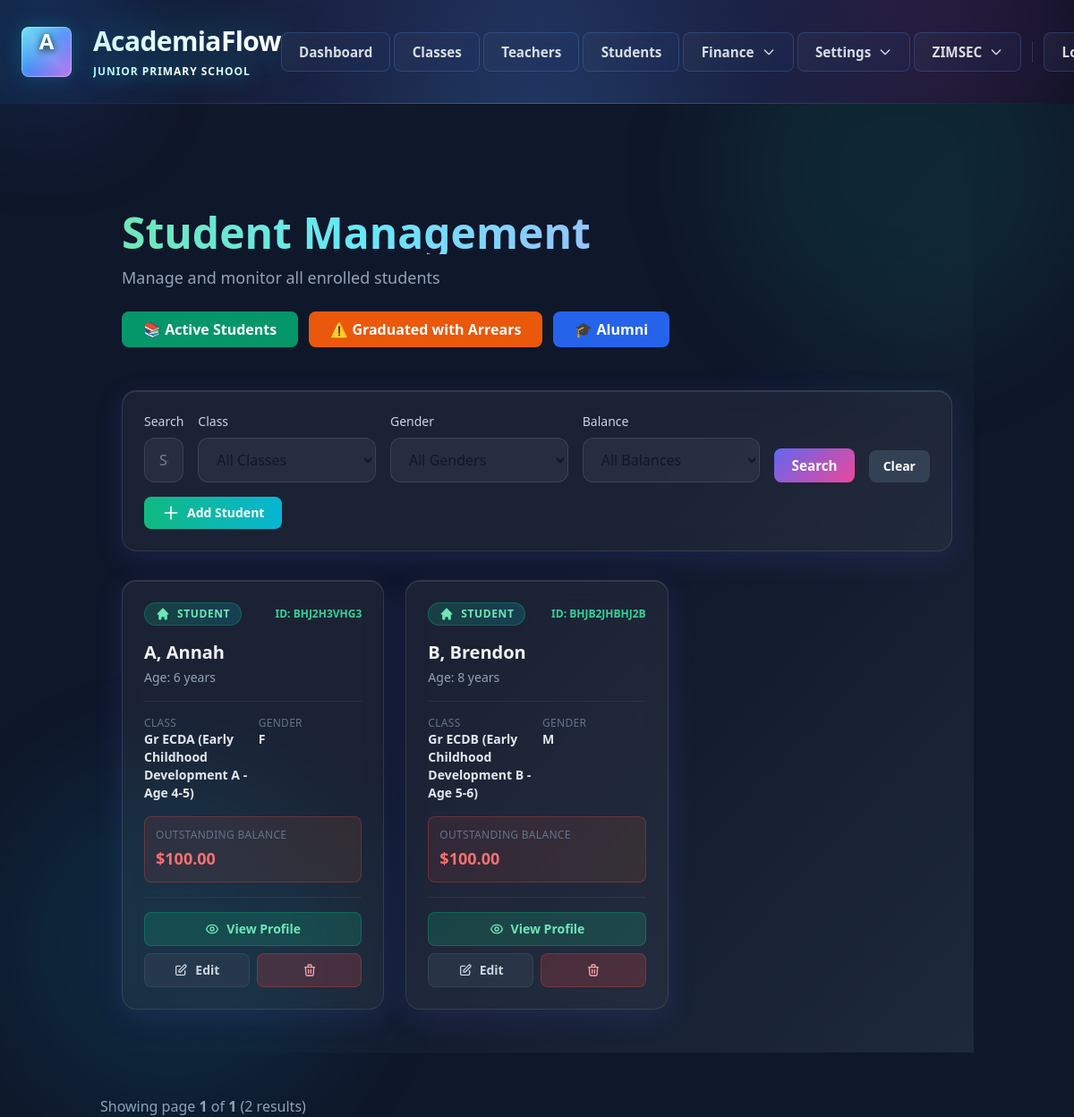
/students/ (signed in), run on an earlier commit of the app's database.
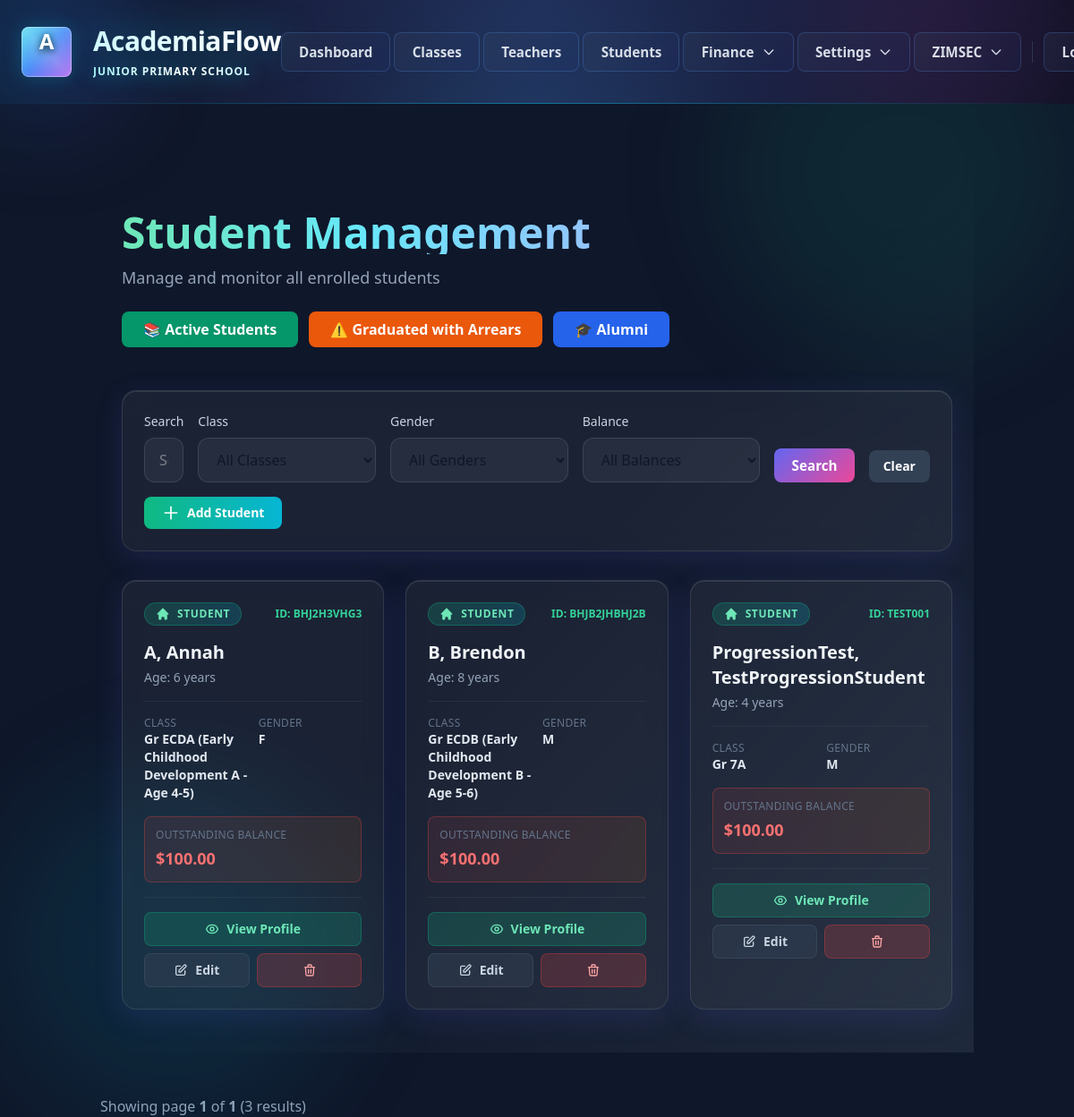
And on a later commit of the database.
### core/models/student.py (models this page shows, shortened)
class Student(models.Model):
    GENDER_CHOICES = [
        ('M', 'Male'),
        ('F', 'Female'),
    ]
    STATUS_CHOICES = [
        ('ENROLLED', 'Enrolled'),
        ('ACTIVE', 'Active'),
        ('ALUMNI', 'Alumni'),
        ('GRADUATED', 'Graduated'),
        ('EXPELLED', 'Expelled'),
    ]
    surname = models.CharField(max_length=100)
    first_name = models.CharField(max_length=100)
    sex = models.CharField(max_length=1, choices=GENDER_CHOICES)
    date_of_birth = models.DateField()
    birth_entry_number = models.CharField(
        max_length=20,
        unique=True,
        validators=[
            RegexValidator(
                regex=r'^[A-Z0-9-]+$',
                message='Birth entry number must contain only uppercase letters, numbers, and hyphens'
            )
        ]
    )
    current_class = models.ForeignKey(
        Class,
        on_delete=models.SET_NULL,
        null=True,
        related_name='students'
    )
    date_enrolled = models.DateField(default=timezone.now)
    is_active = models.BooleanField(default=True)
    is_archived = models.BooleanField(default=False, help_text="Graduated with all arrears paid - can be deleted")
    status = models.CharField(max_length=10, choices=STATUS_CHOICES, default='ENROLLED')
    alumni_date = models.DateTimeField(null=True, blank=True, help_text="When student became alumni (immediately upon full fee payment in Grade 7)")
    is_deleted = models.BooleanField(default=False, help_text="Soft delete flag - financial records preserved for audit")
    deleted_at = models.DateTimeField(null=True, blank=True, help_text="Timestamp when student was deleted")
    deleted_reason = models.CharField(max_length=255, blank=True, help_text="Reason for deletion")
    current_term_fee = models.DecimalField(
        max_digits=10,
        decimal_places=2,
        default=0.00
    )
    previous_term_fee = models.DecimalField(
        max_digits=10,
        decimal_places=2,
        default=0.00
    )
    objects = ActiveStudentManager()  # Default - excludes deleted
    all_students = AllStudentsManager()  # Includes deleted - for audit
    _overall_balance_cache = None
    class Meta:
        ordering = ['surname', 'first_name']
        indexes = [
            models.Index(fields=['surname', 'first_name']),
            models.Index(fields=['birth_entry_number']),
        ]
    @property
    def full_name(self):
        return f"{self.surname}, {self.first_name}"
    @property
    def age(self):
        today = timezone.now().date()
        return (today - self.date_of_birth).days // 365
    @property
    def overall_balance(self):
        if self._overall_balance_cache is not None:
            return self._overall_balance_cache
        from .fee import StudentBalance, TermFee
        from .academic import AcademicTerm
        result = 0.0
        current_term = AcademicTerm.get_current_term()
        if current_term:
            if hasattr(self, '_prefetched_objects_cache') and 'balances' in self._prefetched_objects_cache:
                current_balance = next(
                    (b for b in self.balances.all() if b.term_id == current_term.id),
                    None
                )
            else:
                current_balance = StudentBalance.objects.filter(
                    student=self,
                    term=current_term
                ).first()
            if current_balance:
                result = float(current_balance.current_balance)
                self._overall_balance_cache = result
                return result

### core/models/class_model.py (models this page shows, shortened)
class Class(models.Model):
    GRADE_CHOICES = [
        ('ECDA', 'ECDA (Early Childhood Development A - Age 4-5)'),
        ('ECDB', 'ECDB (Early Childhood Development B - Age 5-6)'),
        ('1', 'Grade 1'),
        ('2', 'Grade 2'),
        ('3', 'Grade 3'),
        ('4', 'Grade 4'),
        ('5', 'Grade 5'),
        ('6', 'Grade 6'),
        ('7', 'Grade 7'),
    ]
    SECTION_CHOICES = [('A', 'A'), ('B', 'B'), ('C', 'C'), ('D', 'D')]
    grade = models.CharField(max_length=4, choices=GRADE_CHOICES)
    section = models.CharField(max_length=1, choices=SECTION_CHOICES)
    academic_year = models.IntegerField(
        validators=[MinValueValidator(2020)],
        help_text="Academic year (e.g., 2025)"
    )
    teacher = models.ForeignKey(
        'Administrator',
        on_delete=models.SET_NULL,
        null=True,
        blank=True,
        related_name='assigned_class'
    )
    created_at = models.DateTimeField(default=timezone.now)
    updated_at = models.DateTimeField(auto_now=True)
    class Meta:
        verbose_name_plural = "Classes"
        unique_together = ['grade', 'section', 'academic_year']
        ordering = ['grade', 'section']

### core/views/student_views.py (the view, shortened to what this page needs)
class StudentListView(LoginRequiredMixin, ListView):
    model = Student
    template_name = 'students/student_list.html'
    context_object_name = 'students'
    paginate_by = 12
    def get_queryset(self):
        queryset = Student.objects.filter(is_archived=False).select_related('current_class')  # Exclude archived/alumni students
        search_query = self.request.GET.get('search', '')
        class_filter = self.request.GET.get('class', '')
        sex_filter = self.request.GET.get('sex', '')
        balance_filter = self.request.GET.get('balance', '')
        if search_query:
            queryset = queryset.filter(
                Q(surname__icontains=search_query) |
                Q(first_name__icontains=search_query) |
                Q(birth_entry_number__icontains=search_query)
            )
        if class_filter:
            queryset = queryset.filter(current_class_id=class_filter)
        if sex_filter:
            queryset = queryset.filter(sex=sex_filter)
        return queryset
    def get_context_data(self, **kwargs):
        context = super().get_context_data(**kwargs)
        current_term = AcademicTerm.get_current_term()
        if current_term:
            context['classes'] = Class.objects.filter(academic_year=current_term.academic_year).order_by('grade', 'section')
        else:
            context['classes'] = Class.objects.none()
        context['current_term'] = current_term
        context['filters'] = {
            'search': self.request.GET.get('search', ''),
            'class': self.request.GET.get('class', ''),
            'sex': self.request.GET.get('sex', ''),
            'balance': self.request.GET.get('balance', ''),
        }
        return context

### core/models/academic.py (called while the page is built)
    @classmethod
    def get_current_term(cls):
        try:
            return cls.objects.get(is_current=True)
        except cls.DoesNotExist:
            return cls.objects.order_by('-academic_year', '-term').first()

### core/models/fee.py (called while the page is built)
    @property
    def total_due(self):
        return self.term_fee + self.previous_arrears

    @property
    def current_balance(self):
        return self.total_due - self.amount_paid

### core/models/school_details.py (called while the page is built)
    @classmethod
    def get_or_create_default(cls):
        obj, created = cls.objects.get_or_create(
            pk=1,
            defaults={
                'school_name': 'Your School Name',
                'school_motto': 'Quality Education for All',
                'school_code': 'SCH001',
                'principal_name': '',
                'email': 'school@example.com',
                'phone': '+1-XXX-XXX-XXXX',
            }
        )
        return obj

### core/models/student.py (called while the page is built)
    def get_queryset(self):
        return super().get_queryset().filter(is_deleted=False)

### core/templatetags/custom_tags.py (called while the page is built)
@register.simple_tag
def school_name_tag():
    try:
        school = SchoolDetails.get_or_create_default()
        return school.school_name or ""
    except:
        return ""

### templates/students/student_list.html (shortened to what the changed rows need)
{% extends 'base.html' %}
{% load static %}
{% block content %}
<div class="min-h-screen pt-24 pb-12 px-6 bg-gradient-to-br from-slate-900 via-slate-900 to-slate-800">
    <div class="max-w-7xl mx-auto relative z-10">
        <div class="mb-12 animate-slideInUp">
            <div class="flex justify-between items-start mb-6">
                <div>
                    <h1 class="text-5xl font-bold bg-gradient-to-r from-emerald-300 via-cyan-300 to-blue-300 bg-clip-text text-transparent mb-3">Student Management</h1>
                </div>
            </div>
        </div>
        <div class="grid grid-cols-1 md:grid-cols-2 lg:grid-cols-3 gap-6 animate-fadeIn">
            {% for student in students %}
            <div class="group student-card glass rounded-2xl border border-emerald-500/30 hover:border-emerald-500/60 transition-all duration-300 overflow-hidden p-6">
                <div class="flex items-center justify-between mb-4">
                    <span class="inline-flex items-center gap-2 px-3 py-1 rounded-full bg-gradient-to-r from-emerald-500/20 to-cyan-500/20 border border-emerald-500/30 text-emerald-300 text-xs font-bold uppercase tracking-wider">
                        <svg class="w-4 h-4" fill="currentColor" viewBox="0 0 20 20"><path d="M10.707 2.293a1 1 0 00-1.414 0l-7 7a1 1 0 001.414 1.414L4 10.414V17a1 1 0 001 1h2a1 1 0 001-1v-2a1 1 0 011-1h2a1 1 0 011 1v2a1 1 0 001 1h2a1 1 0 001-1v-6.586l.293.293a1 1 0 001.414-1.414l-7-7z"/></svg>
                        Student
                    </span>
                    <span class="text-emerald-400 text-xs font-bold">ID: {{ student.birth_entry_number }}</span>
                </div>
                <div class="mb-4 pb-4 border-b border-slate-700/50">
                    <h3 class="text-xl font-bold text-slate-100 mb-1">{{ student.full_name }}</h3>
                    <p class="text-slate-400 text-sm">Age: {{ student.age }} years</p>
                </div>
                <div class="grid grid-cols-2 gap-3 text-sm mb-4">
                    <div>
                        <p class="text-slate-500 text-xs uppercase tracking-wide">Class</p>
                        <p class="text-slate-200 font-semibold">
                            {% if student.current_class %}
                                {% if student.current_class.grade == 'ECDA' or student.current_class.grade == 'ECDB' %}
                                    Gr {{ student.current_class.get_grade_display }}
                                {% else %}
                                    Gr {{ student.current_class.grade }}{{ student.current_class.section }}
                                {% endif %}
                            {% else %}
                                —
                            {% endif %}
                        </p>
                    </div>
                    <div>
                        <p class="text-slate-500 text-xs uppercase tracking-wide">Gender</p>
                        <p class="text-slate-200 font-semibold">{{ student.get_sex_display|first }}</p>
                    </div>
                </div>
                <div class="bg-gradient-to-r {% if student.overall_balance == 0 %}from-emerald-500/10 to-teal-500/10{% else %}from-red-500/10 to-orange-500/10{% endif %} rounded-lg p-3 mb-4 border {% if student.overall_balance == 0 %}border-emerald-500/30{% else %}border-red-500/30{% endif %}">
                    <p class="text-slate-500 text-xs uppercase tracking-wide mb-1">Outstanding Balance</p>
                    <p class="text-slate-200 text-lg font-bold">
                        {% if student.overall_balance == 0 %}
                            <span class="text-emerald-400">✓ Fully Paid</span>
                        {% else %}
                            <span class="{% if student.overall_balance > 0 %}text-red-400{% else %}text-emerald-400{% endif %}">
                                ${{ student.overall_balance|floatformat:2|default:"0.00" }}
                            </span>
                        {% endif %}
                    </p>
                </div>
                <div class="flex flex-col gap-2 pt-4 border-t border-slate-600/30">
                    <a href="{% url 'student_detail' pk=student.id %}" class="w-full inline-flex items-center justify-center gap-2 px-4 py-2 rounded-lg text-sm font-semibold text-emerald-300 bg-emerald-500/20 border border-emerald-500/30 hover:bg-emerald-500/30 transition-all">
                        View Profile
                    </a>
                    <div class="flex gap-2">
                        <a href="{% url 'student_update' pk=student.id %}" class="flex-1 inline-flex items-center justify-center gap-2 px-3 py-2 rounded-lg text-sm font-semibold text-slate-300 bg-slate-700/50 border border-slate-600/50 hover:bg-slate-700 transition-all">
                            <svg class="w-4 h-4" fill="none" stroke="currentColor" viewBox="0 0 24 24"><path stroke-linecap="round" stroke-linejoin="round" stroke-width="2" d="M11 5H6a2 2 0 00-2 2v11a2 2 0 002 2h11a2 2 0 002-2v-5m-1.414-9.414a2 2 0 112.828 2.828L11.828 15H9v-2.828l8.586-8.586z"/></svg>
                            Edit
                        </a>
                        <a href="{% url 'student_delete' pk=student.id %}" class="flex-1 inline-flex items-center justify-center gap-2 px-3 py-2 rounded-lg text-sm font-semibold text-red-300 bg-red-500/20 border border-red-500/30 hover:bg-red-500/30 transition-all" onclick="return confirm('Delete this student?');">
                            <svg class="w-4 h-4" fill="none" stroke="currentColor" viewBox="0 0 24 24"><path stroke-linecap="round" stroke-linejoin="round" stroke-width="2" d="M19 7l-.867 12.142A2 2 0 0116.138 21H7.862a2 2 0 01-1.995-1.858L5 7m5 4v6m4-6v6m1-10V4a1 1 0 00-1-1h-4a1 1 0 00-1 1v3M4 7h16"/></svg>
                        </a>
                    </div>
                </div>
            </div>
            {% endfor %}
        </div>
    </div>
</div>
<div class="mt-12 flex flex-col md:flex-row gap-6 items-center justify-between">
    <div class="text-slate-400">
        {% if page_obj %}
            Showing page <strong>{{ page_obj.number }}</strong> of <strong>{{ page_obj.paginator.num_pages }}</strong>
            ({{ paginator.count|default:"0" }} results)
        {% else %}
            No students found
        {% endif %}
    </div>
</div>
{% endblock %}

What changed in the data, as far as the page shows it:
added Student: birth_entry_number "TEST001", full_name "ProgressionTest, TestProgressionStudent", age "4", current_class.grade "7", current_class.section "A", sex|first "M", overall_balance "100.00"
Also different on the page:
{{ paginator.count|default:"0" }}: "2" → "3"
